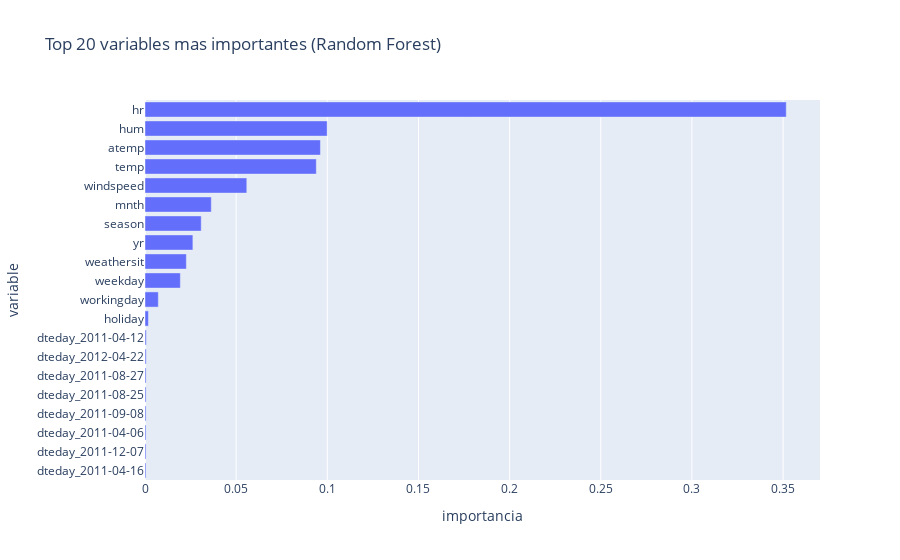

The notebook cell saved with this chart:
### Markdown cell above
# *Colocar el análisis de esta gráfica*

### Code cell
# Extrae las 20 variables más importantes según el modelo de Random Forest
importancias = pd.Series(rf.feature_importances_, index=X_rf.columns).sort_values(ascending=False).head(20)

# Crea un DataFrame con las variables y sus importancias correspondientes
df_imp = importancias.reset_index() # reset_index() crea un DataFrame a partir de la Serie
# Renombra las columnas para mayor claridad
df_imp.columns = ["variable", "importancia"]

# Gráfico de barras horizontal para identificar las variables más influyentes en la clasificación
fig = px.bar(
    df_imp.sort_values("importancia"),
    x="importancia",
    y="variable",
    orientation="h",
    title="Top 20 variables mas importantes (Random Forest)"
)
fig.show()

### Figure 1 — Plotly figure (JSON) as saved in the notebook; plotly's stock layout.template omitted (floating-point values rounded to 4 significant figures)
{"data": [{"hovertemplate": "importancia=%{x}<br>variable=%{y}<extra></extra>", "legendgroup": "", "marker": {"color": "#636efa", "pattern": {"shape": ""}}, "name": "", "orientation": "h", "showlegend": false, "textposition": "auto", "type": "bar", "x": [0.0005495, 0.0005579, 0.0005669, 0.0005759, 0.0005848, 0.0005854, 0.0006424, 0.000689, 0.001882, 0.007309, 0.01939, 0.02268, 0.02627, 0.03084, 0.03636, 0.05583, 0.09396, 0.09623, 0.09991, 0.3517], "xaxis": "x", "y": ["dteday_2011-04-16", "dteday_2011-12-07", "dteday_2011-04-06", "dteday_2011-09-08", "dteday_2011-08-25", "dteday_2011-08-27", "dteday_2012-04-22", "dteday_2011-04-12", "holiday", "workingday", "weekday", "weathersit", "yr", "season", "mnth", "windspeed", "temp", "atemp", "hum", "hr"], "yaxis": "y"}], "layout": {"barmode": "relative", "legend": {"tracegroupgap": 0}, "title": {"text": "Top 20 variables mas importantes (Random Forest)"}, "xaxis": {"anchor": "y", "domain": [0, 1], "title": {"text": "importancia"}}, "yaxis": {"anchor": "x", "domain": [0, 1], "title": {"text": "variable"}}}}
